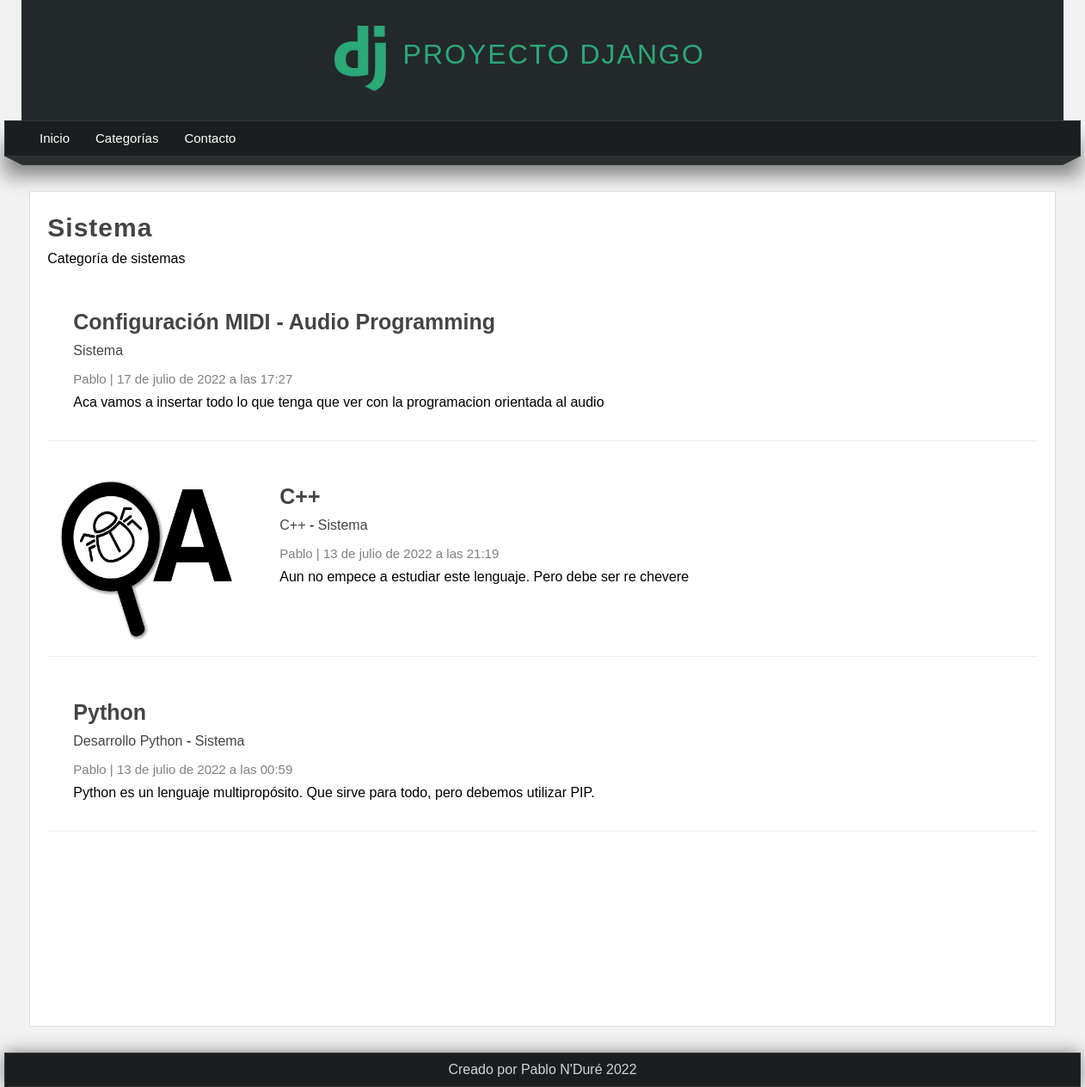
Screenshot of /category/3/ with the database file from the repository.
### pages/models.py (models this page shows, shortened)
class Page(models.Model):
    title = models.CharField(max_length=200)
    content = RichTextField(verbose_name="Contenido")
    slug = models.CharField(max_length=150, unique=True, verbose_name="URL")
    order = models.IntegerField(default=0, verbose_name="Orden")
    visible = models.BooleanField(verbose_name="¿Visible?")
    created_at = models.DateTimeField(auto_now_add=True, verbose_name="Fecha de creación")
    updated_at = models.DateTimeField(auto_now=True, verbose_name="Fecha de edición")
    class Meta:
        verbose_name="Página"
        verbose_name_plural="Páginas"

### blog/models.py (models this page shows, shortened)
class Category(models.Model):
    name = models.CharField(max_length=100, verbose_name='Nombre')
    description = models.CharField(max_length=250, verbose_name='Descripción')
    created_at = models.DateTimeField(auto_now_add=True, verbose_name='Fecha de creación')
    class Meta:
        verbose_name = 'Categoría'
        verbose_name_plural = 'Categorías'

class Article(models.Model):
    title = models.CharField(max_length=100, verbose_name='Título')
    content = RichTextField(verbose_name='Contenido')
    image = models.ImageField(default='null', verbose_name='Imagen', upload_to='articles')
    public = models.BooleanField(verbose_name='Publico')
    user = models.ForeignKey(User, editable=False ,verbose_name='Usuario', on_delete=models.CASCADE)
    categories = models.ManyToManyField(Category, verbose_name='Categorías', null=True, related_name='articles')
    created_at = models.DateTimeField(auto_now_add=True, verbose_name='Fecha de creación')
    updated_at = models.DateTimeField(auto_now=True, verbose_name='Fecha de edición')
    class Meta:
        verbose_name = 'Artículo'
        verbose_name_plural = 'Artículos'
        ordering = ['-created_at']

### blog/views.py (the view)
# urls.py: path('category/<int:category_id>/', views.category, name='category'),
def category(request, category_id):
    category = get_object_or_404(Category, id=category_id)
    return render(request, 'categories/category.html',{
        'category': category,
    })

### blog/processor.py (called while the page is built)
def get_categories(request):
    categories_in_use = Article.objects.filter(public=True).values_list('categories', flat=True)
    categories = Category.objects.filter(id__in=categories_in_use).values_list('id', 'name')
    return {
        'categories': categories,
        'ids': categories_in_use
        }

### pages/context_processor.py (called while the page is built)
def get_pages(request):
    pages = Page.objects.filter(visible=True).order_by('order').values_list('id', 'title', 'slug')
    return {'pages': pages}

### blog/templates/categories/category.html (shortened to what this page needs)
{% extends 'layout/layout.html' %}
{% block content%}
<h1 class="title">{{ category.name }}</h1>
<p>{{category.description}}</p>
    {% include 'articles/articles.html' with articles=category.articles.all %}
{% endblock %}

### mainapp/templates/layout/layout.html (shortened to what this page needs)
<!DOCTYPE html>
<html lang="es">
<head>
    {% load static %}
    <link rel="stylesheet" type='text/css' href="{% static './css/style.css' %}">
</head>
<body>
    <header>
        <div id='logotipo'>
            <img src="{% static 'images/logo.png' %}">
            <h1>Proyecto Django</h1>
        </div>
    </header>
    <nav>
        <ul>
            <li>
                <a href="{% url 'index' %}">Inicio</a>
            </li>
            <li>
                <a href="{% url 'list_articles' %}">Categorías</a>
            </li>
            {% for page in pages%}
            <li>
                <a href={% url 'page' page.2%}>{{page.1}}</a>
            </li>
            {% endfor %}
        </ul>
    </nav>
    <div class='navbar'>
        <span class='left-corner'></span>
        <span class='nav-refill'></span>
        <span class='right-corner'></span>
    </div>
    <div id='content'>
        <div class='box'>
            {% block content%}
            {% endblock %}
        </div>
    </div>
    <footer>
        Creado por Pablo N'Duré {% now 'Y' %}
    </footer>
</body>
</html>

### blog/templates/articles/articles.html (shortened to what this page needs)
{% for article in articles %}
<article class="article-item" >
    {% if article.image != 'null' and article.image.url|length >= 1%}
    <div class="image">
        <img src= "{{article.image.url}}"/>
    </div>
    {% endif %}
    <div class="data">
        <h2>
            <a href="{%url 'article' article.id%}">
            {{article.title}}
            </a>
        </h2>
        {% for category in article.categories.all%}
        <a href={% url 'category' category.id%}>{{category.name}}</a>
        {%if forloop.counter < article.categories.all|length%}
        {{'-'}}
        {%endif%}
        {% endfor %}
        <span class="date">{{article.user}} | {{article.created_at}}</span>
        <p>
            {{article.content|safe}}
        </p>
    </div>
</article>
{% endfor %}

### mainapp/static/css/style.css (style rules this page uses)
* { margin: 0px; padding: 0px; font-family: sans-serif, Arial, Helvetica; text-decoration: none; }
body { background-color: #f2f2f2; }
header { width: 1212px; height: 140px; background-color: #23282B; margin: 0 auto; }
#logotipo { width: 40%; height: 130px; margin: 0 auto; padding-top: 10px; }
#logotipo img { display: block; width: 60px; float: left; margin-top: 20px; }
#logotipo h1 { display: block; float: left; margin-top: 35px; margin-left: 20px; letter-spacing: 2px; text-transform: uppercase; font-weight: lighter; color: #2ba977; }
nav { width: 1250px; height: 40px; margin: 0 auto; background-color: #1B1E1F; border: 1px solid #333333; box-shadow: 0px 22px 22px gray; font-size: 15px; }
nav > ul { list-style: none; text-decoration: none; }
nav > ul > li { line-height: 40px; float: left }
nav > ul > li > a { display: block; padding-left: 15px; padding-right: 15px; color: white; }
.navbar { width: 1250px; margin: 0 auto; }
.left-corner { display: block; border-left: 20px solid transparent; border-top: 10px solid #2B2F30; float: left }
.right-corner { display: block; border-right: 20px solid transparent; border-top: 10px solid #2B2F30; float: right }
.nav-refill { display: block; width: 1210px; height: 10px; background-color: #2B2F30; float: left; }
span.date { display: block; margin-top: 15px; margin-bottom: 15px; color: gray; }
p { margin-top: 5px; margin-bottom: 5px; }
ol, ul { margin-left: 25px; }
#content { width: 1212px; min-height: 930px; margin: 0 auto; margin-bottom: 30px; margin-top: 40px; }
.box { background: white; width: 95%; min-height: 930px; padding: 20px; border: 1px solid #ddd; border-radius: 2px; margin: 0 auto; }
.box .image { width: 45%; float: left; margin-right: 40px; }
.box .image img { width: 100%; }
.box a { color: #444; transition: all 100ms; }
.title { color: #444; letter-spacing: 1px; font-size: 30px; margin-bottom: 10px; margin-top: 5px; }
.article-item { margin-bottom: 20px; margin-top: 20px; padding: 15px; border-bottom: 1px solid #eee; clear: both; }
.article-item .image { width: 200px; height: 200px; float: left; overflow: hidden; }
.article-item .image img { height: 200px; }
.article-item .data { float: left; padding: 15px; }
.article-item h2 { display: block; font-size: 25px; color: #333; margin-bottom: 10px; }
.article-item span.date { display: block; font-size: 15px; color: gray; margin-bottom: 10px; }
footer { width: 1250px; background-color: #1B1E1F; border: 1px solid #333; color: #d1d4d6; text-align: center; margin: 0 auto; padding-top: 10px; padding-bottom: 10px; box-shadow: 0px 0px 20px gray; }

### rows the page displays
Page: title "Contacto"
Category: name "Sistema", description "Categoría de sistemas"
Article: title "Configuración MIDI - Audio Programming", user "Pablo", created_at "17 de julio de 2022 a las 17:27", content "Aca vamos a insertar todo lo que tenga que ver con la programacion orientada al audio"
Article: image (picture), title "C++", user "Pablo", created_at "13 de julio de 2022 a las 21:19", content "Aun no empece a estudiar este lenguaje. Pero debe ser re chevere"
Category: name "C++", value "-"
Article: title "Python", user "Pablo", created_at "13 de julio de 2022 a las 00:59", content "Python es un lenguaje multipropósito. Que sirve para todo, pero debemos utilizar PIP."
Category: name "Desarrollo Python", value "-"
